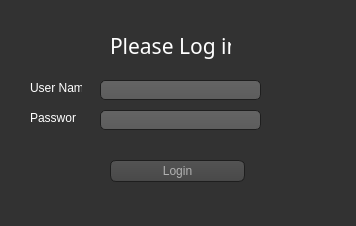
<?xml version="1.0" encoding="UTF-8"?>
<ui version="4.0">
 <class>Dialog</class>
 <widget class="QDialog" name="Dialog">
  <property name="geometry">
   <rect>
    <x>0</x>
    <y>0</y>
    <width>356</width>
    <height>226</height>
   </rect>
  </property>
  <property name="windowTitle">
   <string>Login</string>
  </property>
  <property name="styleSheet">
   <string notr="true">QToolTip
{
     border: 1px solid black;
     background-color: #ffa02f;
     padding: 1px;
     border-radius: 3px;
     opacity: 100;
}
QWidget:item:selected
{
    background-color:#800080 ;
}

QWidget
{
    color: #ffffff;
    background-color: #323232;
}

QWidget:item:hover
{
    background-color:#800080;
    color: #000000;
}



QMenuBar::item
{
    background: transparent;
}

QMenuBar::item:selected
{
    background: transparent;
    border: 1px solid #ffaa00;
}

QMenuBar::item:pressed
{
    background: #444;
    border: 1px solid #000;
    background-color: QLinearGradient(
        x1:0, y1:0,
        x2:0, y2:1,
        stop:1 #212121,
        stop:0.4 #343434/*,
        stop:0.2 #343434,
        stop:0.1 #ffaa00*/
    );
    margin-bottom:-1px;
    padding-bottom:1px;
}

QMenu
{
    border: 1px solid #000;
}

QMenu::item
{
    padding: 2px 20px 2px 20px;
}

QMenu::item:selected
{
    color: #000000;
}

QWidget:disabled
{
    color: #404040;
    background-color: #323232;
}

QAbstractItemView
{
    background-color: QLinearGradient( x1: 0, y1: 0, x2: 0, y2: 1, stop: 0 #4d4d4d, stop: 0.1 #646464, stop: 1 #5d5d5d);
}

QWidget:focus
{
    /*border: 2px solid QLinearGradient( x1: 0, y1: 0, x2: 0, y2: 1, stop: 0 #ffa02f, stop: 1 #d7801a);*/
}

QLineEdit
{
    background-color: QLinearGradient( x1: 0, y1: 0, x2: 0, y2: 1, stop: 0 #4d4d4d, stop: 0 #646464, stop: 1 #5d5d5d);
    padding: 1px;
    border-style: solid;
    border: 1px solid #1e1e1e;
    border-radius: 5;
}

QPushButton
{
    color: #b1b1b1;
    background-color: QLinearGradient( x1: 0, y1: 0, x2: 0, y2: 1, stop: 0 #565656, stop: 0.1 #525252, stop: 0.5 #4e4e4e, stop: 0.9 #4a4a4a, stop: 1 #464646);
    border-width: 1px;
    border-color: #1e1e1e;
    border-style: solid;
    border-radius: 6;
    padding: 3px;
    font-size: 12px;
    padding-left: 5px;
    padding-right: 5px;
}

QPushButton:pressed
{
    background-color: QLinearGradient( x1: 0, y1: 0, x2: 0, y2: 1, stop: 0 #2d2d2d, stop: 0.1 #2b2b2b, stop: 0.5 #292929, stop: 0.9 #282828, stop: 1 #252525);
}

QComboBox
{
    selection-background-color: #ffaa00;
    background-color: QLinearGradient( x1: 0, y1: 0, x2: 0, y2: 1, stop: 0 #565656, stop: 0.1 #525252, stop: 0.5 #4e4e4e, stop: 0.9 #4a4a4a, stop: 1 #464646);
    border-style: solid;
    border: 1px solid #1e1e1e;
    border-radius: 5;
}

QComboBox:hover,QPushButton:hover
{
    border: 2px solid QLinearGradient( x1: 0, y1: 0, x2: 0, y2: 1, stop: 0 #ffa02f, stop: 1 #d7801a);
}


QComboBox:on
{
    padding-top: 3px;
    padding-left: 4px;
    background-color: QLinearGradient( x1: 0, y1: 0, x2: 0, y2: 1, stop: 0 #2d2d2d, stop: 0.1 #2b2b2b, stop: 0.5 #292929, stop: 0.9 #282828, stop: 1 #252525);
    selection-background-color: #ffaa00;
}

QComboBox QAbstractItemView
{
    border: 2px solid darkgray;
    selection-background-color: QLinearGradient( x1: 0, y1: 0, x2: 0, y2: 1, stop: 0 #ffa02f, stop: 1 #d7801a);
}

QComboBox::drop-down
{
     subcontrol-origin: padding;
     subcontrol-position: top right;
     width: 15px;

     border-left-width: 0px;
     border-left-color: darkgray;
     border-left-style: solid; /* just a single line */
     border-top-right-radius: 3px; /* same radius as the QComboBox */
     border-bottom-right-radius: 3px;
 }

QComboBox::down-arrow
{
     image: url(:/down_arrow.png);
}

QGroupBox:focus
{
border: 2px solid QLinearGradient( x1: 0, y1: 0, x2: 0, y2: 1, stop: 0 #ffa02f, stop: 1 #d7801a);
}

QTextEdit:focus
{
    border: 2px solid QLinearGradient( x1: 0, y1: 0, x2: 0, y2: 1, stop: 0 #ffa02f, stop: 1 #d7801a);
}

QScrollBar:horizontal {
     border: 1px solid #222222;
     background: QLinearGradient( x1: 0, y1: 0, x2: 0, y2: 1, stop: 0.0 #121212, stop: 0.2 #282828, stop: 1 #484848);
     height: 7px;
     margin: 0px 16px 0 16px;
}

QScrollBar::handle:horizontal
{
      background: QLinearGradient( x1: 0, y1: 0, x2: 1, y2: 0, stop: 0 #ffa02f, stop: 0.5 #d7801a, stop: 1 #ffa02f);
      min-height: 20px;
      border-radius: 2px;
}

QScrollBar::add-line:horizontal {
      border: 1px solid #1b1b19;
      border-radius: 2px;
      background: QLinearGradient( x1: 0, y1: 0, x2: 1, y2: 0, stop: 0 #ffa02f, stop: 1 #d7801a);
      width: 14px;
      subcontrol-position: right;
      subcontrol-origin: margin;
}

QScrollBar::sub-line:horizontal {
      border: 1px solid #1b1b19;
      border-radius: 2px;
      background: QLinearGradient( x1: 0, y1: 0, x2: 1, y2: 0, stop: 0 #ffa02f, stop: 1 #d7801a);
      width: 14px;
     subcontrol-position: left;
     subcontrol-origin: margin;
}

QScrollBar::right-arrow:horizontal, QScrollBar::left-arrow:horizontal
{
      border: 1px solid black;
      width: 1px;
      height: 1px;
      background: white;
}

QScrollBar::add-page:horizontal, QScrollBar::sub-page:horizontal
{
      background: none;
}

QScrollBar:vertical
{
      background: QLinearGradient( x1: 0, y1: 0, x2: 1, y2: 0, stop: 0.0 #121212, stop: 0.2 #282828, stop: 1 #484848);
      width: 7px;
      margin: 16px 0 16px 0;
      border: 1px solid #222222;
}

QScrollBar::handle:vertical
{
      background: QLinearGradient( x1: 0, y1: 0, x2: 0, y2: 1, stop: 0 #ffa02f, stop: 0.5 #d7801a, stop: 1 #ffa02f);
      min-height: 20px;
      border-radius: 2px;
}

QScrollBar::add-line:vertical
{
      border: 1px solid #1b1b19;
      border-radius: 2px;
      background: QLinearGradient( x1: 0, y1: 0, x2: 0, y2: 1, stop: 0 #ffa02f, stop: 1 #d7801a);
      height: 14px;
      subcontrol-position: bottom;
      subcontrol-origin: margin;
}

QScrollBar::sub-line:vertical
{
      border: 1px solid #1b1b19;
      border-radius: 2px;
      background: QLinearGradient( x1: 0, y1: 0, x2: 0, y2: 1, stop: 0 #d7801a, stop: 1 #ffa02f);
      height: 14px;
      subcontrol-position: top;
      subcontrol-origin: margin;
}

QScrollBar::up-arrow:vertical, QScrollBar::down-arrow:vertical
{
      border: 1px solid black;
      width: 1px;
      height: 1px;
      background: white;
}


QScrollBar::add-page:vertical, QScrollBar::sub-page:vertical
{
      background: none;
}

QTextEdit
{
    background-color: #242424;
}

QPlainTextEdit
{
    background-color: #242424;
}

QHeaderView::section {
    background-color: qlineargradient(x1:0, y1:0, x2:0, y2:1,
                                      stop:0 #616161, stop: 0.5 #505050,
                                      stop: 0.6 #434343, stop:1 #656565);
    color: white;
    padding-left: 4px;
    border: 1px solid #6c6c6c;
}

QHeaderView::section:checked
{
    background-color: red;
}

/* style the sort indicator */
QHeaderView::down-arrow {
    image: url(down_arrow.png);
}

QHeaderView::up-arrow {
    image: url(up_arrow.png);
}

QCheckBox:disabled
{
color: #414141;
}

QDockWidget::title
{
    text-align: center;
    spacing: 3px; /* spacing between items in the tool bar */
    background-color: QLinearGradient(x1:0, y1:0, x2:0, y2:1, stop:0 #323232, stop: 0.5 #242424, stop:1 #323232);
}

QDockWidget::close-button, QDockWidget::float-button
{
    text-align: center;
    spacing: 1px; /* spacing between items in the tool bar */
    background-color: QLinearGradient(x1:0, y1:0, x2:0, y2:1, stop:0 #323232, stop: 0.5 #242424, stop:1 #323232);
}

QDockWidget::close-button:hover, QDockWidget::float-button:hover
{
    background: #242424;
}

QDockWidget::close-button:pressed, QDockWidget::float-button:pressed
{
    padding: 1px -1px -1px 1px;
}

QMainWindow::separator
{
    background-color: QLinearGradient(x1:0, y1:0, x2:0, y2:1, stop:0 #161616, stop: 0.5 #151515, stop: 0.6 #212121, stop:1 #343434);
    color: white;
    padding-left: 4px;
    border: 1px solid #4c4c4c;
    spacing: 3px; /* spacing between items in the tool bar */
}

QMainWindow::separator:hover
{

    background-color: QLinearGradient(x1:0, y1:0, x2:0, y2:1, stop:0 #d7801a, stop:0.5 #b56c17 stop:1 #ffa02f);
    color: white;
    padding-left: 4px;
    border: 1px solid #6c6c6c;
    spacing: 3px; /* spacing between items in the tool bar */
}

QToolBar::handle
{
     spacing: 3px; /* spacing between items in the tool bar */
     background: url(:/images/handle.png);
}

QMenu::separator
{
    height: 2px;
    background-color: QLinearGradient(x1:0, y1:0, x2:0, y2:1, stop:0 #161616, stop: 0.5 #151515, stop: 0.6 #212121, stop:1 #343434);
    color: white;
    padding-left: 4px;
    margin-left: 10px;
    margin-right: 5px;
}

QProgressBar
{
    border: 2px solid grey;
    border-radius: 5px;
    text-align: center;
}

QProgressBar::chunk
{
    background-color: #d7801a;
    width: 2.15px;
    margin: 0.5px;
}

QTabBar::tab {
    color: #b1b1b1;
    border: 1px solid #444;
    border-bottom-style: none;
    background-color: #323232;
    padding-left: 10px;
    padding-right: 10px;
    padding-top: 3px;
    padding-bottom: 2px;
    margin-right: -1px;
}

QTabWidget::pane {
    border: 1px solid #444;
    top: 1px;
}

QTabBar::tab:last
{
    margin-right: 0; /* the last selected tab has nothing to overlap with on the right */
    border-top-right-radius: 3px;
}

QTabBar::tab:first:!selected
{
 margin-left: 0px; /* the last selected tab has nothing to overlap with on the right */


    border-top-left-radius: 3px;
}

QTabBar::tab:!selected
{
    color: #b1b1b1;
    border-bottom-style: solid;
    margin-top: 3px;
    background-color: QLinearGradient(x1:0, y1:0, x2:0, y2:1, stop:1 #212121, stop:.4 #343434);
}

QTabBar::tab:selected
{
    border-top-left-radius: 3px;
    border-top-right-radius: 3px;
    margin-bottom: 0px;
}

QTabBar::tab:!selected:hover
{
    /*border-top: 2px solid #ffaa00;
    padding-bottom: 3px;*/
    border-top-left-radius: 3px;
    border-top-right-radius: 3px;
    background-color: QLinearGradient(x1:0, y1:0, x2:0, y2:1, stop:1 #212121, stop:0.4 #343434, stop:0.2 #343434, stop:0.1 #ffaa00);
}

QRadioButton::indicator:checked, QRadioButton::indicator:unchecked{
    color: #b1b1b1;
    background-color: #323232;
    border: 1px solid #b1b1b1;
    border-radius: 6px;
}

QRadioButton::indicator:checked
{
    background-color: qradialgradient(
        cx: 0.5, cy: 0.5,
        fx: 0.5, fy: 0.5,
        radius: 1.0,
        stop: 0.25 #ffaa00,
        stop: 0.3 #323232
    );
}

QCheckBox::indicator{
    color: #b1b1b1;
    background-color: #323232;
    border: 1px solid #b1b1b1;
    width: 9px;
    height: 9px;
}

QRadioButton::indicator
{
    border-radius: 6px;
}

QRadioButton::indicator:hover, QCheckBox::indicator:hover
{
    border: 1px solid #ffaa00;
}

QCheckBox::indicator:checked
{
    image:url(:/images/checkbox.png);
}

QCheckBox::indicator:disabled, QRadioButton::indicator:disabled
{
    border: 1px solid #444;
}</string>
  </property>
  <widget class="QLabel" name="label_2">
   <property name="geometry">
    <rect>
     <x>30</x>
     <y>110</y>
     <width>46</width>
     <height>16</height>
    </rect>
   </property>
   <property name="text">
    <string>Password</string>
   </property>
  </widget>
  <widget class="QLineEdit" name="textName">
   <property name="geometry">
    <rect>
     <x>100</x>
     <y>80</y>
     <width>161</width>
     <height>20</height>
    </rect>
   </property>
  </widget>
  <widget class="QLineEdit" name="textPass">
   <property name="geometry">
    <rect>
     <x>100</x>
     <y>110</y>
     <width>161</width>
     <height>20</height>
    </rect>
   </property>
  </widget>
  <widget class="QPushButton" name="buttonLogin">
   <property name="geometry">
    <rect>
     <x>110</x>
     <y>160</y>
     <width>135</width>
     <height>22</height>
    </rect>
   </property>
   <property name="text">
    <string>Login</string>
   </property>
  </widget>
  <widget class="QLabel" name="label_3">
   <property name="geometry">
    <rect>
     <x>110</x>
     <y>30</y>
     <width>121</width>
     <height>31</height>
    </rect>
   </property>
   <property name="font">
    <font>
     <family>Microsoft Yi Baiti</family>
     <pointsize>16</pointsize>
    </font>
   </property>
   <property name="text">
    <string>Please Log in</string>
   </property>
  </widget>
  <widget class="QLabel" name="label">
   <property name="geometry">
    <rect>
     <x>30</x>
     <y>80</y>
     <width>52</width>
     <height>16</height>
    </rect>
   </property>
   <property name="text">
    <string>User Name</string>
   </property>
  </widget>
  <zorder>label</zorder>
  <zorder>label_2</zorder>
  <zorder>textName</zorder>
  <zorder>textPass</zorder>
  <zorder>buttonLogin</zorder>
  <zorder>buttonLogin</zorder>
  <zorder>label</zorder>
  <zorder>buttonLogin</zorder>
  <zorder>buttonLogin</zorder>
  <zorder>label_3</zorder>
 </widget>
 <resources/>
 <connections/>
</ui>
